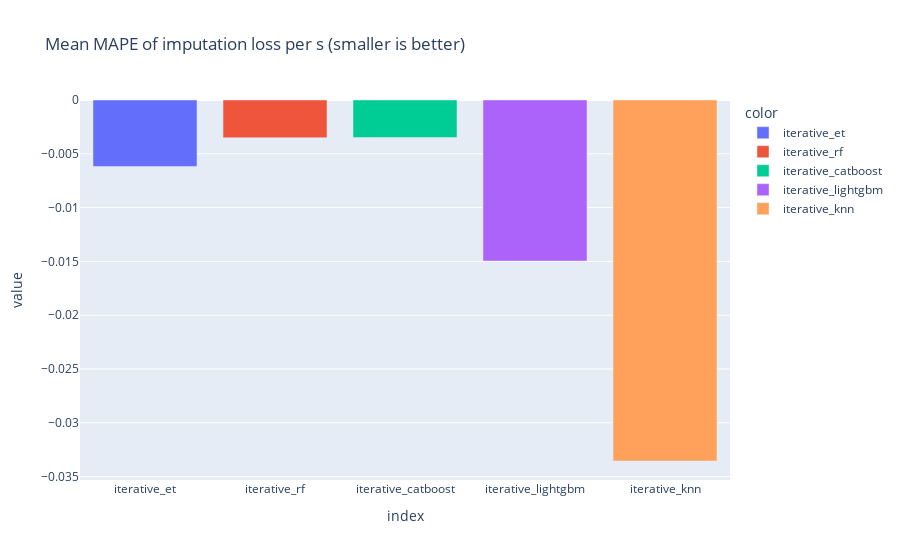

Here is the notebook cell this chart was saved with:
### Code cell
import plotly.express as px
fig = px.bar(final_results.drop("simple")["MAPE loss per s"], color=final_results.drop("simple").index, title="Mean MAPE of imputation loss per s (smaller is better)")
fig.show()

### Figure 1 — Plotly figure (JSON) as saved in the notebook; plotly's stock layout.template omitted (floating-point values rounded to 4 significant figures)
{"data": [{"alignmentgroup": "True", "hovertemplate": "color=iterative_et<br>index=%{x}<br>value=%{y}<extra></extra>", "legendgroup": "iterative_et", "marker": {"color": "#636efa"}, "name": "iterative_et", "offsetgroup": "iterative_et", "orientation": "v", "showlegend": true, "textposition": "auto", "type": "bar", "x": ["iterative_et"], "xaxis": "x", "y": [-0.006172], "yaxis": "y"}, {"alignmentgroup": "True", "hovertemplate": "color=iterative_rf<br>index=%{x}<br>value=%{y}<extra></extra>", "legendgroup": "iterative_rf", "marker": {"color": "#EF553B"}, "name": "iterative_rf", "offsetgroup": "iterative_rf", "orientation": "v", "showlegend": true, "textposition": "auto", "type": "bar", "x": ["iterative_rf"], "xaxis": "x", "y": [-0.00351], "yaxis": "y"}, {"alignmentgroup": "True", "hovertemplate": "color=iterative_catboost<br>index=%{x}<br>value=%{y}<extra></extra>", "legendgroup": "iterative_catboost", "marker": {"color": "#00cc96"}, "name": "iterative_catboost", "offsetgroup": "iterative_catboost", "orientation": "v", "showlegend": true, "textposition": "auto", "type": "bar", "x": ["iterative_catboost"], "xaxis": "x", "y": [-0.003494], "yaxis": "y"}, {"alignmentgroup": "True", "hovertemplate": "color=iterative_lightgbm<br>index=%{x}<br>value=%{y}<extra></extra>", "legendgroup": "iterative_lightgbm", "marker": {"color": "#ab63fa"}, "name": "iterative_lightgbm", "offsetgroup": "iterative_lightgbm", "orientation": "v", "showlegend": true, "textposition": "auto", "type": "bar", "x": ["iterative_lightgbm"], "xaxis": "x", "y": [-0.01497], "yaxis": "y"}, {"alignmentgroup": "True", "hovertemplate": "color=iterative_knn<br>index=%{x}<br>value=%{y}<extra></extra>", "legendgroup": "iterative_knn", "marker": {"color": "#FFA15A"}, "name": "iterative_knn", "offsetgroup": "iterative_knn", "orientation": "v", "showlegend": true, "textposition": "auto", "type": "bar", "x": ["iterative_knn"], "xaxis": "x", "y": [-0.03355], "yaxis": "y"}], "layout": {"barmode": "relative", "legend": {"title": {"text": "color"}, "tracegroupgap": 0}, "title": {"text": "Mean MAPE of imputation loss per s (smaller is better)"}, "xaxis": {"anchor": "y", "domain": [0, 1], "title": {"text": "index"}}, "yaxis": {"anchor": "x", "domain": [0, 1], "title": {"text": "value"}}}}
